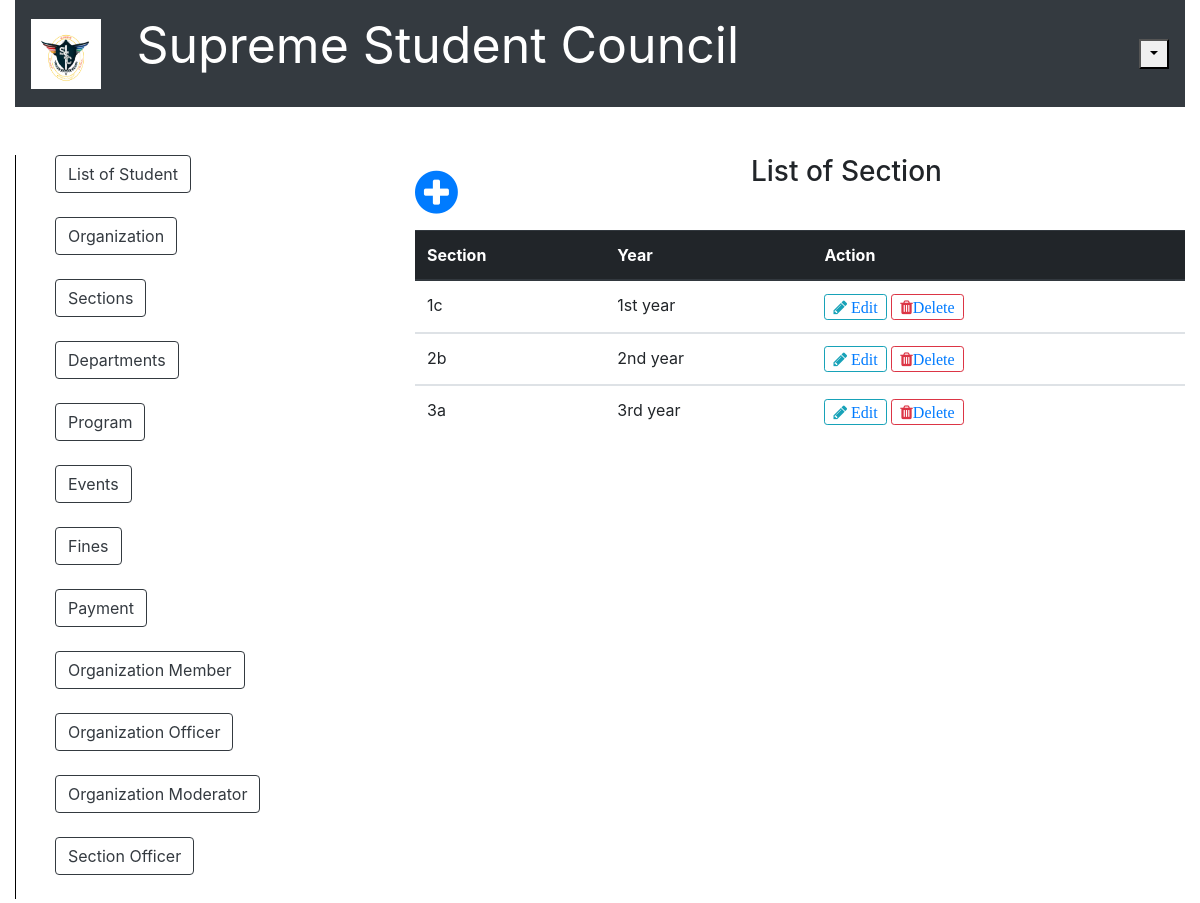
Page /list_of_section.php on the earlier database version.
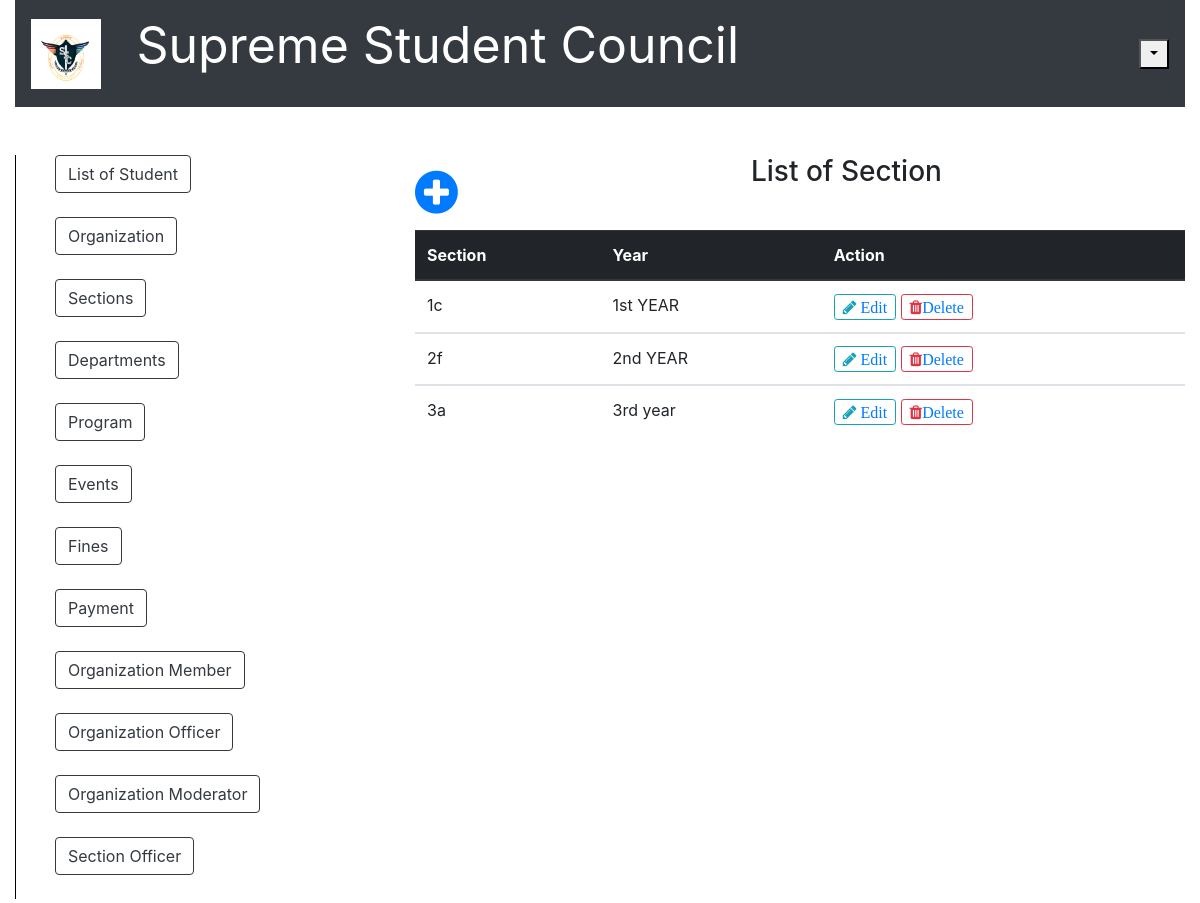
Same page on the later database version.
### tables this page shows
CREATE TABLE `section` (
  `section_id` varchar(20) NOT NULL,
  `year` varchar(20) NOT NULL
);

### list_of_section.php (the view, shortened to what this page needs)
<?php include('server.php'); ?>
<!DOCTYPE html>
<html>
<head>
		<link rel="stylesheet" href="bootstrap/css/bootstrap.min.css">
		<link rel = "stylesheet" href = "font-awesome-4.7.0/font-awesome-4.7.0/css/font-awesome.min.css">
		<link href = "css/style.css" rel = "stylesheet" type = "text/css" >
</head>
<body>
	<div class="container-fluid">
		<nav class="navbar navbar-expand-lg navbar-dark bg-dark">
		   <a href = "index.php"><img src = "ssc.PNG" style=" height:70px; width:70px;"></a>
		  <div class="collapse navbar-collapse" id="navbarTogglerDemo03">
		    	</center><p style="color:white; font-size: 50px; margin-right: 400px;">Supreme Student Council<strong></strong></p>
		    	<div class="btn-group">
							<button type="button" class=" dropdown-toggle dropdown-toggle-split" data-toggle="dropdown" aria-haspopup="true" aria-expanded="false"></button>
				</div>
		  </div>
		</nav>
	</div>
	<br /><br />
	<div class="container-fluid">
		<div class="row">
			<div class="col-sm-3" >
				<div class="vertical_line">
				<ul style="list-style: none;">
					<li><a href = "list_of_student.php"><button type="button" class="btn btn-outline-dark">List of Student</button></a></li><br />
					<li><a href ="list_of_organization.php"><button type="button" class="btn btn-outline-dark">Organization</button></a></li><br />
					<li><a href ="list_of_section.php"><button type="button" class="btn btn-outline-dark">Sections</button></a></li><br />
					<li><a href ="list_of_department.php"><button type="button" class="btn btn-outline-dark">Departments</button></a></li><br />
					<li><a href ="list_of_program.php"><button type="button" class="btn btn-outline-dark">Program</button></a></li><br />
					<li><a href ="list_of_event.php"><button type="button" class="btn btn-outline-dark">Events</button></a></li><br />
					<li><a href ="fines.php"><button type="button" class="btn btn-outline-dark">Fines</button></a></li><br />
					<li><a href ="payment.php"><button type="button" class="btn btn-outline-dark">Payment</button></a></li><br />
					<li><a href ="list_of_organization_member.php"><button type="button" class="btn btn-outline-dark">Organization Member</button></a></li><br />
					<li><a href ="list_of_organization_officer.php"><button type="button" class="btn btn-outline-dark">Organization Officer</button></a></li><br />
					<li><a href ="list_of_organization_moderator.php"><button type="button" class="btn btn-outline-dark">Organization Moderator</button></a></li><br />
					<li><a href ="list_of_section_officer.php"><button type="button" class="btn btn-outline-dark">Section Officer</button></a></li><br />
				</ul>
				</div>
			</div>
			<div class="col-sm-1" >
			</div>
			<div class="col-sm-8">
				<a href = "add_new_section.php"><span style="float: left; font-size: 50px; margin-right: 50px;"><i class="fa fa-plus-circle" font-size = "50px"></i></span></a>
				<center><h3>List of Section</h3></center><br />
				<?php $results = mysqli_query($db, "SELECT * FROM section"); ?>
				<table class="table">
				  <thead class="thead-dark">
				    <tr>
				      <th scope="col">Section</th>
				      <th scope="col">Year</th>
					  <th scope="col">Action</th>
				    </tr>
				  </thead>
				  <?php while ($row = mysqli_fetch_array($results)){ ?>
				  <tbody>
				    <tr>
				      <td><?php echo $row['section_id']?></td>
				      <td><?php echo $row['year']?></td>
					  <td>
						<button type="button" class="btn btn-outline-info btn-sm fa fa-pencil"><a href="update_section.php?EDIT=<?php echo $row['section_id']; ?>"> Edit </a></button>
						<button type="button" class="btn btn-outline-danger  btn-sm fa fa-trash"><a href="server.php?DEL=<?php echo $row['section_id']; ?>">Delete</a></button>
					  </td>
				    </tr>
				  </tbody>
				  <?php
  				  } ?>
				</table>
			</div>
		</div>
	</div>
</body>
</html>

Differences in the rows shown:
removed section: section_id "2b", year "2nd year"
changed section "1c": year "1st year" → "1st YEAR"
added section: section_id "2f", year "2nd YEAR"
